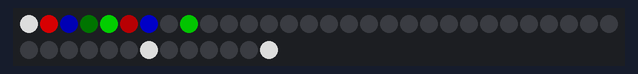
A sketch run on a simulated Arduino Uno, built with avr-gcc and run on an emulated ATmega328P. Parts: 43 RGB LEDs in strip order, left to right, continuing on the next row. Dim RGB values are drawn brighter than linear; colours are those a GRB WS2812 strip shows for the declared byte order; random numbers use the default seed unless the sketch sets one; what the sketch prints to the serial monitor is not drawn.

Above: at 0.21 s.
At 0.72 s:
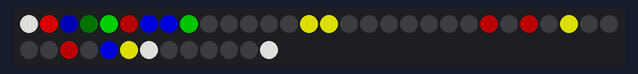
At 9.56 s:
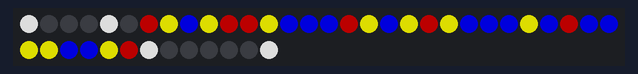
At 19.71 s:
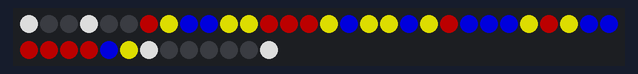
At 29.34 s:
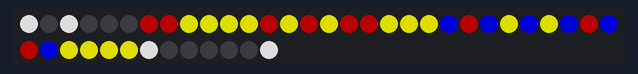
At 38.67 s:
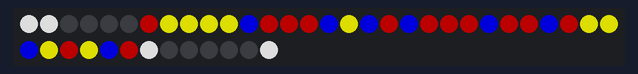

The sketch:

starship_panels.ino
```cpp
#include <FastLED.h>

#define NUM_LEDS 43 // Change this to the number of LEDs you have
#define LED_PIN 2   // Define the Arduino pin connected to the data input of the LED strip
#define DELAY_INTERVAL 15 // Delay interval in milliseconds

CRGB leds[NUM_LEDS];
#define NUM_RANDOM 31
uint8_t RandomLeds[NUM_RANDOM] = {6,7,8,9,10,11,12,13,14,15,16,17,18,19,20,21,22,23,24,25,26,27,28,29,30,31,32,33,34,35,36};
#define NUM_WHITE 3
uint8_t WhiteLeds[NUM_WHITE] = {0,36,42};
#define NUM_SCROLL1 5
uint8_t ScrollingLeds1[NUM_SCROLL1] = {1,2,3,4,5};
uint32_t lastScroll1 = 0;
uint32_t nextScroll1 = 0;
#define NUM_SCROLL2 5
uint8_t ScrollingLeds2[NUM_SCROLL2] = {37,38,39,40,41};
uint32_t lastScroll2 = 0;
uint32_t nextScroll2 = 0;
uint32_t lastUpdateTime = 0;
uint32_t ledUpdateIntervals[NUM_RANDOM];
unsigned long fadeStartTime = 0;
unsigned long fadeDuration = 1000; // Adjust the duration of the fade in milliseconds

void setup() {
  Serial.begin(9600);
  Serial.println("Booting");
  FastLED.addLeds<WS2812B, LED_PIN, RGB>(leds, NUM_LEDS);
  FastLED.setBrightness(150); // Adjust brightness if needed
  randomSeed(analogRead(0)); // Seed the random number generator

  // Initialize delay intervals for each LED
  for (int i = 0; i < NUM_LEDS; i++) {
    ledUpdateIntervals[i] = random(100, 1000);
  }
}

CRGB getLedColor(int ledIndex) {
  // Define the color for each LED index
  switch (ledIndex) {
    case 1: return CRGB::Red;
    case 2: return CRGB::Yellow;
    case 3: return CRGB::Green;
    case 4: return CRGB::White;
    case 5: return CRGB::Blue;
    default: return CRGB::Black;
  }
}

void fadeToColor(int ledIndex, CRGB targetColor) {
  static const int fadeSteps = 50; // Adjust the number of steps for a smoother fade
  CRGB currentColor = leds[ledIndex];
  unsigned long currentTime = millis();
  unsigned long elapsedTime = currentTime - fadeStartTime;

  if (elapsedTime < fadeDuration) {
    float blendFactor = float(elapsedTime) / float(fadeDuration);
    CRGB blendedColor = blend(currentColor, targetColor, blendFactor);
    leds[ledIndex] = blendedColor;
    FastLED.show();
  } else {
    leds[ledIndex] = targetColor;
  }
}

void loop() {
  uint32_t currentTime = millis();

  if (currentTime - lastUpdateTime >= DELAY_INTERVAL) {
    lastUpdateTime = currentTime;

    for (int i = 0; i < NUM_WHITE; i++) {
      leds[WhiteLeds[i]] = CRGB::White; // Set LED to white
    }

    if (lastScroll1 + 2000 < millis()) {
      lastScroll1 = millis();
      for (int i = 0; i < NUM_SCROLL1; i++) {
        leds[ScrollingLeds1[i]] = CRGB::Black; // Set LED to off
      }
      nextScroll1 = nextScroll1 + 1;
      if (nextScroll1 > NUM_SCROLL1) {
        nextScroll1 = 0;
      }
      leds[ScrollingLeds1[nextScroll1]] = CRGB::White; // Set LED to white
    }

    // OLD CODE
    /*if (lastScroll2 + 2000 < millis()) {
      lastScroll2 = millis();
      for (int i = 0; i < NUM_SCROLL2; i++) {
        leds[ScrollingLeds2[i]] = CRGB::Black; // Set LED to off
      }
      nextScroll2 = nextScroll2 + 1;
      if (nextScroll2 > NUM_SCROLL2) {
        nextScroll2 = 0;
      }
      leds[ScrollingLeds2[nextScroll2]] = CRGB::White; // Set LED to white
    }*/

    if (lastScroll2 + 2000 < millis()) {
      lastScroll2 = millis();
      for (int i = 0; i < NUM_SCROLL2; i++) {
        int currentLED = ScrollingLeds2[i];
        fadeToColor(currentLED, CRGB::Black); // Fade to black
      }
      nextScroll2 = (nextScroll2 + 1) % NUM_SCROLL2;
      int nextLED = ScrollingLeds2[nextScroll2];
      fadeStartTime = millis();
      fadeToColor(nextLED, getLedColor(nextLED)); // Fade to the respective color
    }

    for (int i = 0; i < NUM_RANDOM; i++) {
      if (ledUpdateIntervals[i] <= millis()) {
        // Reset the delay for this LED
        ledUpdateIntervals[i] = currentTime + random(50, 500);
        FastLED.show();

        int randomColor = random(3); // Generate a random number between 0 and 2
        switch (randomColor) {
          case 0:
            leds[RandomLeds[i]] = CRGB::Green; // Set LED to green
            break;
          case 1:
            leds[RandomLeds[i]] = CRGB::Blue; // Set LED to blue
            break;
          case 2:
            leds[RandomLeds[i]] = CRGB::Yellow; // Set LED to yellow
            break;
        }
      }
    }
  }
}
```
